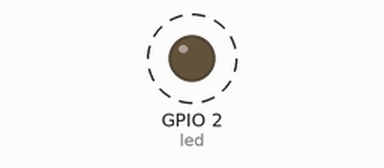
This program was run on a simulated ESP32 board running MicroPython. Shown: output pins drawn as LEDs (lit = HIGH). Dashed ring = blinking.

Above: at 0.5 s.
Timing chart, 0 to 4.6 s (numbered marks = the images above):
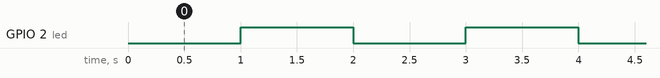

The program:

timer_test2.py
```python
# timer_test2.py
# dew.ninja June 2021
# use timer to blink on-board led
# write callback function

import machine
from machine import Pin, Timer        #importing pin, and timer class
led= Pin(2, Pin.OUT)              # GPIO2 as led output

led.value(0)              #LED is off
timer1=Timer(1)

def timer_isr(event):
    led.value(not led.value())

timer1.init(period=1000, mode=Timer.PERIODIC, callback=timer_isr)   #initializing the timer
```

Measured:
- by itself, GPIO 2 (led): alternates HIGH for 1.0 s and LOW for 1.0 s
